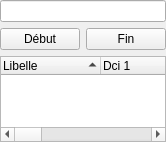
        <widget class="QWidget" name="page_Historique">
         <property name="geometry">
          <rect>
           <x>0</x>
           <y>0</y>
           <width>144</width>
           <height>142</height>
          </rect>
         </property>
         <attribute name="label">
          <string>Historique patient</string>
         </attribute>
         <layout class="QGridLayout" name="gridLayout_13">
          <property name="leftMargin">
           <number>0</number>
          </property>
          <property name="topMargin">
           <number>0</number>
          </property>
          <property name="rightMargin">
           <number>0</number>
          </property>
          <property name="bottomMargin">
           <number>0</number>
          </property>
          <item row="0" column="0" colspan="2">
           <widget class="C_QLineEdit" name="lineEdit_HistoriqueSearch"/>
          </item>
          <item row="1" column="0">
           <widget class="QPushButton" name="pushButton_debListPatient">
            <property name="text">
             <string>Début</string>
            </property>
           </widget>
          </item>
          <item row="1" column="1">
           <widget class="QPushButton" name="pushButton_finListPatient">
            <property name="text">
             <string>Fin</string>
            </property>
           </widget>
          </item>
          <item row="2" column="0" colspan="2">
           <widget class="C_DragQTreeWidget" name="treeWidget_PatientDrugs">
            <property name="dragEnabled">
             <bool>false</bool>
            </property>
            <property name="dragDropOverwriteMode">
             <bool>false</bool>
            </property>
            <property name="dragDropMode">
             <enum>QAbstractItemView::NoDragDrop</enum>
            </property>
            <property name="rootIsDecorated">
             <bool>false</bool>
            </property>
            <property name="sortingEnabled">
             <bool>true</bool>
            </property>
            <attribute name="headerCascadingSectionResizes">
             <bool>true</bool>
            </attribute>
            <column>
             <property name="text">
              <string>Libelle                                    </string>
             </property>
            </column>
            <column>
             <property name="text">
              <string>Dci 1</string>
             </property>
            </column>
            <column>
             <property name="text">
              <string>Dci 2</string>
             </property>
            </column>
            <column>
             <property name="text">
              <string>Dci 3</string>
             </property>
            </column>
            <column>
             <property name="text">
              <string>Prix</string>
             </property>
            </column>
            <column>
             <property name="text">
              <string>ATC</string>
             </property>
            </column>
            <column>
             <property name="text">
              <string>CIP</string>
             </property>
            </column>
            <column>
             <property name="text">
              <string>CIS</string>
             </property>
            </column>
            <column>
             <property name="text">
              <string>Origine</string>
             </property>
            </column>
            <column>
             <property name="text">
              <string>Type ID</string>
             </property>
            </column>
            <column>
             <property name="text">
              <string>SpecKey</string>
             </property>
            </column>
            <column>
             <property name="text">
              <string>Generique</string>
             </property>
            </column>
            <column>
             <property name="text">
              <string>statut</string>
             </property>
            </column>
            <column>
             <property name="text">
              <string>nb_UP</string>
             </property>
            </column>
           </widget>
          </item>
         </layout>
        </widget>
